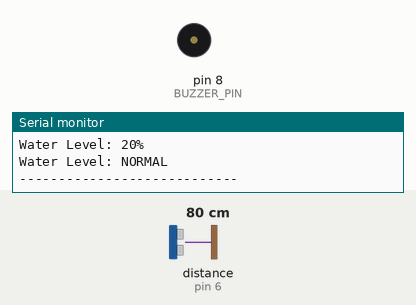
Simulated run of this sketch. Board: Arduino Uno, built with avr-gcc and run on an emulated ATmega328P. Shown: buzzer (waves = sounding, pin HIGH), the last lines printed to the serial monitor. Wiring (inferred from the names in the program): ultrasonic range finder: trigger pin 7; echo pin 6. Inputs (shaded band) come from the test bench; at power-on: distance to the obstacle (sensor on pin 6) 80 cm. The echo pulse lasts 58.3 µs per cm; the modem accepts every AT command (registered, SIM ready, sends succeed) and sends nothing else; pins used as bus, display or sensor lines are not drawn.

Above: at 6.2 s.
6.3 s: distance to the obstacle (sensor on pin 6) set to 2 cm
At 7.5 s:
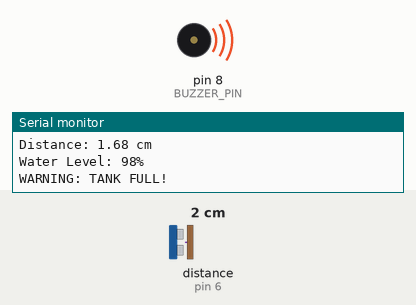
Timing chart, 0 to 9.3 s (numbered marks = the images above; inputs shaded):
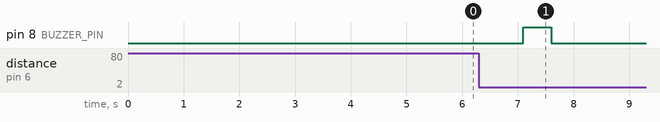

The sketch:

Smart_Water_Tank_Monitoring_ino.ino
```cpp
#include <SoftwareSerial.h>

// ---------------- PIN CONNECTIONS ----------------
#define TRIG_PIN 7
#define ECHO_PIN 6
#define BUZZER_PIN 8

// SIM800L
// Arduino D10 <- SIM800L TX
// Arduino D11 -> SIM800L RX
SoftwareSerial gsm(10, 11);

// ---------------- TANK SETTINGS ----------------
#define TANK_HEIGHT 100.0   // Tank height in cm

#define LOW_LEVEL 20        // Low water: below 20%
#define FULL_LEVEL 90       // Full tank: 90% or above

// ---------------- PHONE NUMBER ----------------
String phoneNumber = "+91XXXXXXXXXX";

// ---------------- ALERT FLAGS ----------------
bool lowAlert = false;
bool fullAlert = false;


// =================================================
// SETUP
// =================================================
void setup() {

  Serial.begin(9600);
  gsm.begin(9600);

  pinMode(TRIG_PIN, OUTPUT);
  pinMode(ECHO_PIN, INPUT);
  pinMode(BUZZER_PIN, OUTPUT);

  digitalWrite(BUZZER_PIN, LOW);

  Serial.println("================================");
  Serial.println(" SMART WATER TANK MONITORING");
  Serial.println("================================");

  delay(3000);

  // Initialize GSM
  gsm.println("AT");
  delay(1000);

  gsm.println("AT+CMGF=1");
  delay(1000);

  Serial.println("GSM Module Ready");
}


// =================================================
// MAIN LOOP
// =================================================
void loop() {

  // Measure distance
  float distance = getDistance();

  Serial.print("Distance: ");
  Serial.print(distance);
  Serial.println(" cm");

  // Calculate water level
  float waterHeight = TANK_HEIGHT - distance;

  if (waterHeight < 0)
    waterHeight = 0;

  if (waterHeight > TANK_HEIGHT)
    waterHeight = TANK_HEIGHT;

  int waterLevel = (waterHeight / TANK_HEIGHT) * 100;

  Serial.print("Water Level: ");
  Serial.print(waterLevel);
  Serial.println("%");


  // =================================================
  // LOW WATER LEVEL
  // =================================================

  if (waterLevel < LOW_LEVEL) {

    Serial.println("WARNING: WATER LEVEL LOW!");

    digitalWrite(BUZZER_PIN, HIGH);
    delay(500);
    digitalWrite(BUZZER_PIN, LOW);

    // Send SMS only once
    if (lowAlert == false) {

      sendSMS("ALERT: Water level is LOW. Please refill the tank.");

      lowAlert = true;
    }
  }

  else {
    lowAlert = false;
  }


  // =================================================
  // FULL / OVERFLOW LEVEL
  // =================================================

  if (waterLevel >= FULL_LEVEL) {

    Serial.println("WARNING: TANK FULL!");

    digitalWrite(BUZZER_PIN, HIGH);
    delay(500);
    digitalWrite(BUZZER_PIN, LOW);

    // Send SMS only once
    if (fullAlert == false) {

      sendSMS("ALERT: Water tank is FULL. Please switch OFF the motor.");

      fullAlert = true;
    }
  }

  else {
    fullAlert = false;
  }


  // =================================================
  // NORMAL LEVEL
  // =================================================

  if (waterLevel >= LOW_LEVEL &&
      waterLevel < FULL_LEVEL) {

    digitalWrite(BUZZER_PIN, LOW);

    Serial.println("Water Level: NORMAL");
  }

  Serial.println("----------------------------");

  delay(2000);
}


// =================================================
// HC-SR04 DISTANCE FUNCTION
// =================================================

float getDistance() {

  long duration;
  float distance;

  // Send ultrasonic pulse
  digitalWrite(TRIG_PIN, LOW);
  delayMicroseconds(2);

  digitalWrite(TRIG_PIN, HIGH);
  delayMicroseconds(10);

  digitalWrite(TRIG_PIN, LOW);

  // Receive echo
  duration = pulseIn(ECHO_PIN, HIGH, 30000);

  // If no signal
  if (duration == 0) {
    return TANK_HEIGHT;
  }

  // Calculate distance
  distance = duration * 0.0343 / 2;

  return distance;
}


// =================================================
// SEND SMS USING SIM800L
// =================================================

void sendSMS(String message) {

  Serial.println("Sending SMS...");

  // SMS text mode
  gsm.println("AT+CMGF=1");
  delay(1000);

  // Phone number
  gsm.print("AT+CMGS=\"");
  gsm.print(phoneNumber);
  gsm.println("\"");

  delay(1000);

  // Message
  gsm.print(message);

  // CTRL+Z
  gsm.write(26);

  delay(5000);

  Serial.println("SMS Sent Successfully!");
}
```

Measured:
- after the input at 6.3 s, pin 8 (BUZZER_PIN): LOW → HIGH after 0.80 s, → LOW 0.50 s later
